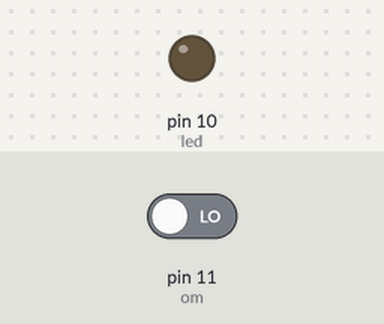
Bench run of a sketch on a simulated Arduino Uno, built with avr-gcc and run on an emulated ATmega328P. Parts: output pins drawn as LEDs (lit = HIGH). The inputs (shaded band) are chosen by the test bench; at power-on: pin 11 (om) LOW.

Above: at 1.2 s.
1.3 s: pin 11 (om) driven HIGH
At 6.17 s:
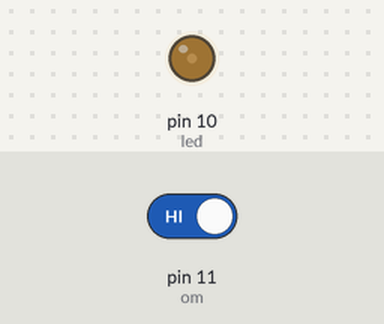
At 10.97 s:
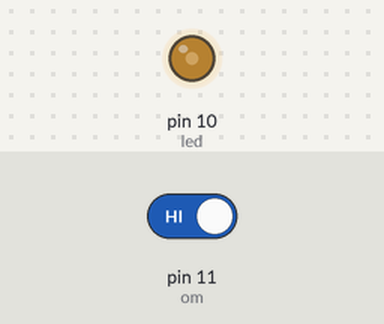
Timing chart, 0 to 22.2 s (numbered marks = the images above; inputs shaded):
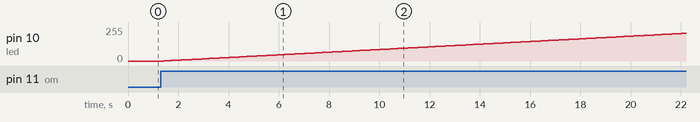

The sketch:

led.ino
```cpp
int led = 10;           // the pin that the LED is attached to
int brightness = 0;    // how bright the LED is
int fadeAmount = 5;    // how many points to fade the LED by
int om=11;
int i=0;
int j=0;
void setup() {
  pinMode(led, OUTPUT);
  pinMode(om, INPUT);
}

void loop() {

  if(digitalRead(om)==HIGH){
  while(i<510){
  analogWrite(led, j); delay(100);

  //if(brightness!=255){
  // brightness = brightness + fadeAmount;}
  //if (brightness == 0 || brightness == 255) {
    //fadeAmount = -fadeAmount ;
  //}

  if(i<510)
  { if(i<255)
    {
      j++;
      i++;
    }
    if(i>=255)
    {
      j--;
      i++;
    }
  }
  };}
  else
  {analogWrite(led,0); brightness=0; i=0; j=0;}
  delay(10000/255);
}
```

Measured:
- after the input at 1.3 s, pin 10 (led): moves from 0/255 to 208/255 over 20.7 s, starting after 0.13 s
